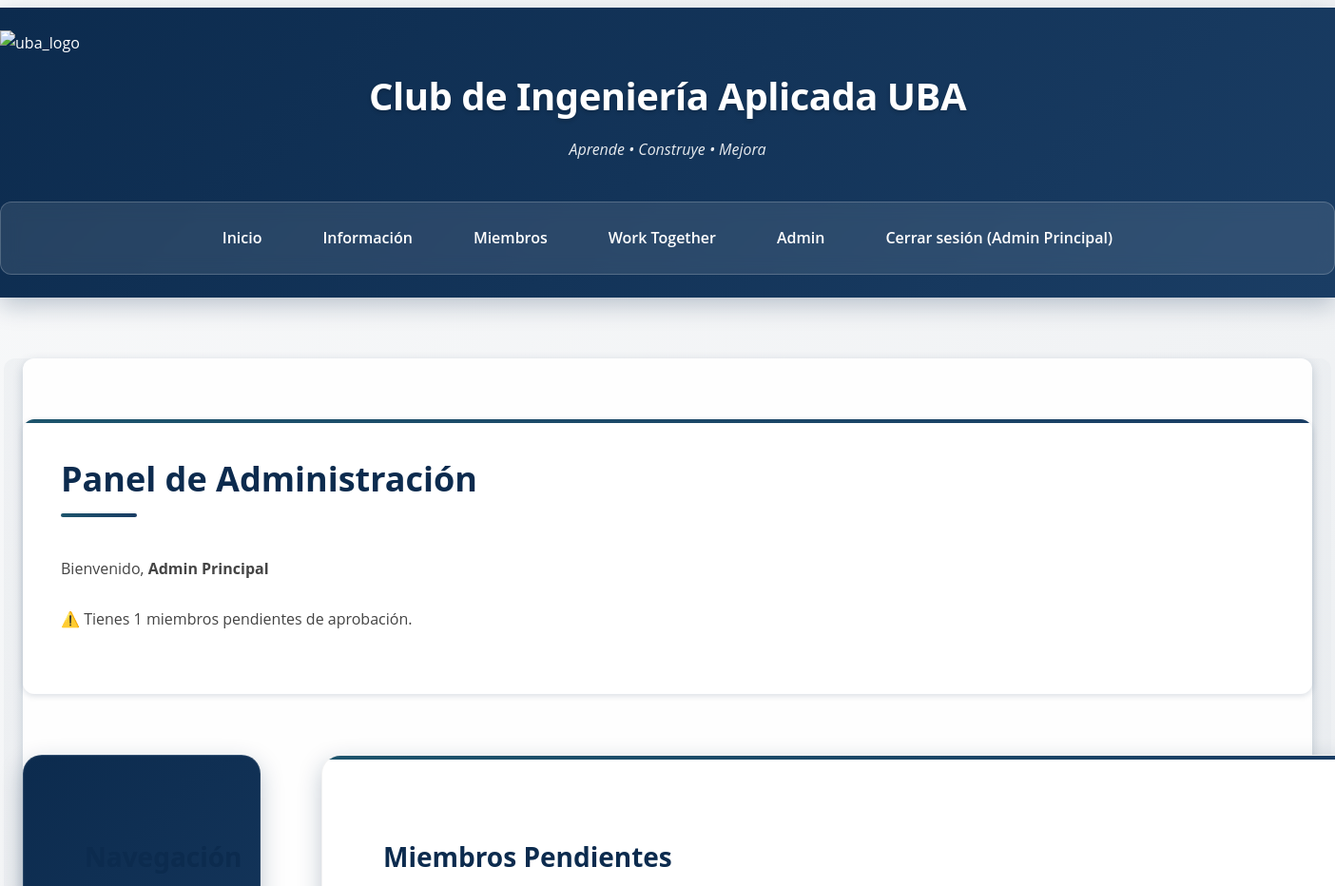
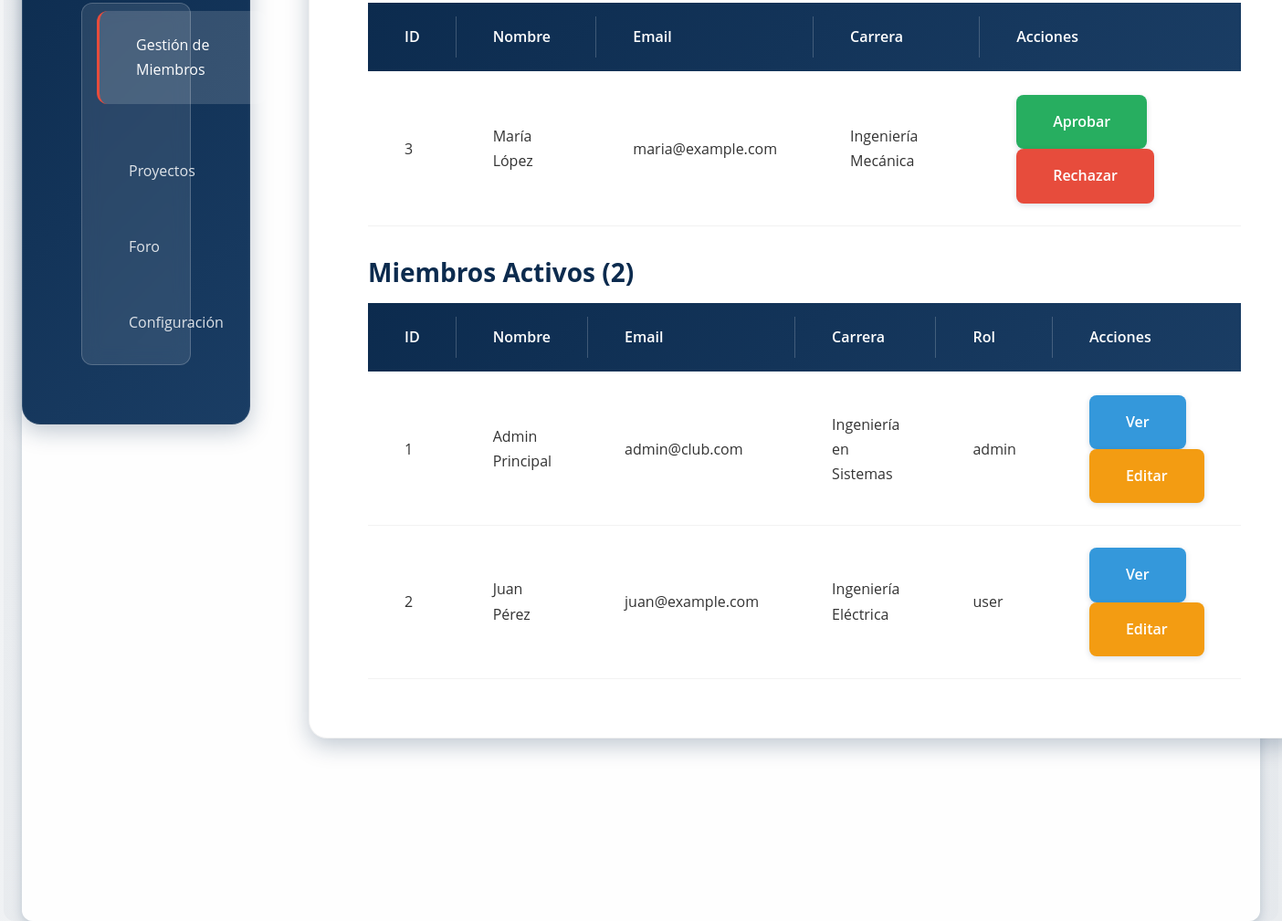
The page /admin.php (signed in) on the database its author committed (2 pictures, top to bottom).
### tables this page shows
CREATE TABLE `usuarios` (
  `id` int(11) NOT NULL,
  `nombre` varchar(100) NOT NULL,
  `cedula` varchar(20) NOT NULL,
  `telefono` varchar(20) NOT NULL,
  `email` varchar(100) NOT NULL,
  `username` varchar(50) NOT NULL,
  `password` varchar(255) NOT NULL,
  `carrera` varchar(100) NOT NULL,
  `intereses` text DEFAULT NULL,
  `nivel_experiencia` enum('beginner','intermediate','advanced') DEFAULT 'beginner',
  `rol` enum('user','admin') DEFAULT 'user',
  `estado` enum('pendiente','activo','inactivo') DEFAULT 'pendiente',
  `fecha_registro` timestamp NOT NULL DEFAULT current_timestamp(),
  `ultimo_acceso` timestamp NULL DEFAULT NULL,
  `avatar` varchar(255) DEFAULT NULL,
  `created_at` timestamp NOT NULL DEFAULT current_timestamp(),
  `updated_at` timestamp NULL DEFAULT NULL ON UPDATE current_timestamp()
);

### clases/Database.php (called while the page is built, shortened)
<?php
class Database {
    private static $instancia = null;
    private function __construct() {
        try {
            $dsn = 'mysql:host=' . DB_HOST . ';dbname=' . DB_NAME . ';charset=' . DB_CHARSET;
            $this->pdo = new PDO($dsn, DB_USER, DB_PASS);
        } catch (PDOException $e) {
            die('Error de conexión: ' . $e->getMessage());
        }
    }
    public static function obtenerConexion() {
        if (self::$instancia === null) {
            self::$instancia = new self();
        }
        return self::$instancia->pdo;
    }
}

### clases/User.php (called while the page is built, shortened)
<?php
class User {
    private $db;
    public function __construct() {
        $this->db = Database::obtenerConexion();
    }
    public function obtenerMiembros($activos = true) {
        $estado = $activos ? 'activo' : 'pendiente';
        $sql = "SELECT id, nombre, email, carrera, intereses, nivel_experiencia, rol
                FROM usuarios WHERE estado = :estado ORDER BY nombre";
        $stmt = $this->db->prepare($sql);
        $stmt->bindParam(':estado', $estado);
        $stmt->execute();
        return $stmt->fetchAll();
    }
}

### public/admin.php (the view, shortened to what this page needs)
<?php
$userModel = new User();
$pendientes = $userModel->obtenerMiembros(false);
$activos = $userModel->obtenerMiembros(true);
?>
<!DOCTYPE html>
<html lang="es">
<head>
    <link rel="stylesheet" href="css/styles.css">
</head>
<body>
    <header>
        <img src="img/logo-uba-horizontal1.png" alt="uba_logo">
        <div class="logo">
            <h1>Club de Ingeniería Aplicada UBA</h1>
            <p>Aprende • Construye • Mejora</p>
        </div>
        <nav>
            <ul>
                <li><a href="index.php">Inicio</a></li>
                <li><a href="information.php">Información</a></li>
                <li><a href="members.php">Miembros</a></li>
                <li><a href="work_together.php">Work Together</a></li>
                <li><a href="admin.php">Admin</a></li>
                <li><a href="logout.php">Cerrar sesión (<?php echo $_SESSION['usuario_nombre']; ?>)</a></li>
            </ul>
        </nav>
    </header>
    <main>
        <section class="admin-header">
            <h2>Panel de Administración</h2>
            <p>Bienvenido, <strong><?php echo $_SESSION['usuario_nombre']; ?></strong></p>
            <div class="admin-alert">
                <p>⚠️ Tienes <?php echo count($pendientes); ?> miembros pendientes de aprobación.</p>
            </div>
        </section>
        <div class="admin-layout">
            <aside class="admin-sidebar">
                <h3>Navegación</h3>
                <nav class="admin-menu">
                    <ul>
                        <li><a href="#members" class="active">Gestión de Miembros</a></li>
                        <li><a href="#projects">Proyectos</a></li>
                        <li><a href="#forum">Foro</a></li>
                        <li><a href="#settings">Configuración</a></li>
                    </ul>
                </nav>
            </aside>
            <div class="admin-content">
                <section id="members" class="admin-section active">
                    <h3>Miembros Pendientes</h3>
                    <?php if (empty($pendientes)): ?>
                        <p>No hay miembros pendientes.</p>
                    <?php else: ?>
                        <table class="members-table">
                            <thead>
                                <tr>
                                    <th>ID</th>
                                    <th>Nombre</th>
                                    <th>Email</th>
                                    <th>Carrera</th>
                                    <th>Acciones</th>
                                </tr>
                            </thead>
                            <tbody>
                                <?php foreach ($pendientes as $p): ?>
                                <tr>
                                    <td><?php echo $p['id']; ?></td>
                                    <td><?php echo htmlspecialchars($p['nombre']); ?></td>
                                    <td><?php echo htmlspecialchars($p['email']); ?></td>
                                    <td><?php echo htmlspecialchars($p['carrera']); ?></td>
                                    <td>
                                        <a href="aprobar.php?id=<?php echo $p['id']; ?>" class="action-btn approve">Aprobar</a>
                                        <a href="rechazar.php?id=<?php echo $p['id']; ?>" class="action-btn reject">Rechazar</a>
                                    </td>
                                </tr>
                                <?php endforeach; ?>
                            </tbody>
                        </table>
                    <?php endif; ?>
                    <h3 style="margin-top: 2rem;">Miembros Activos (<?php echo count($activos); ?>)</h3>
                    <table class="members-table">
                        <thead>
                            <tr>
                                <th>ID</th>
                                <th>Nombre</th>
                                <th>Email</th>
                                <th>Carrera</th>
                                <th>Rol</th>
                                <th>Acciones</th>
                            </tr>
                        </thead>
                        <tbody>
                            <?php foreach ($activos as $a): ?>
                            <tr>
                                <td><?php echo $a['id']; ?></td>
                                <td><?php echo htmlspecialchars($a['nombre']); ?></td>
                                <td><?php echo htmlspecialchars($a['email']); ?></td>
                                <td><?php echo htmlspecialchars($a['carrera']); ?></td>
                                <td><?php echo $a['rol']; ?></td>
                                <td>
                                    <a href="#" class="action-btn view">Ver</a>
                                    <a href="#" class="action-btn edit">Editar</a>
                                </td>
                            </tr>
                            <?php endforeach; ?>
                        </tbody>
                    </table>
                </section>
            </div>
        </div>
    </main>
</body>
</html>

### rows shown on the page
usuarios: id "3", nombre "María López", email "maria@example.com", carrera "Ingeniería Mecánica"
usuarios: id "1", nombre "Admin Principal", email "admin@club.com", carrera "Ingeniería en Sistemas", rol "admin"
usuarios: id "2", nombre "Juan Pérez", email "juan@example.com", carrera "Ingeniería Eléctrica", rol "user"

### other values the page prints
$_SESSION['usuario_nombre'] "Admin Principal"
count($pendientes) "1"
count($activos) "2"
